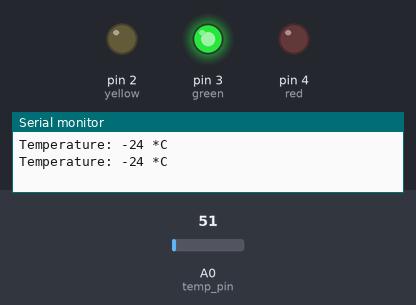
This sketch was run on a simulated Arduino Uno, built with avr-gcc and run on an emulated ATmega328P. On the bench: output pins drawn as LEDs (lit = HIGH), the last lines printed to the serial monitor. Inputs (shaded band) come from the test bench; at power-on: A0 (temp_pin) = 51.

Above: at 1.8 s.
1.9 s: A0 (temp_pin) set to 91
3.4 s: A0 (temp_pin) set to 100
At 5.0 s:
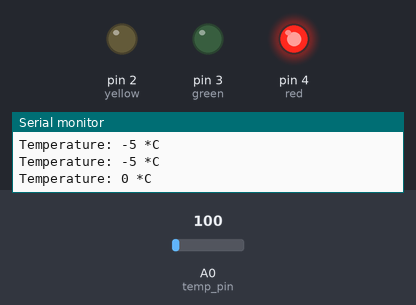
5.5 s: A0 (temp_pin) set to 112
At 6.5 s:
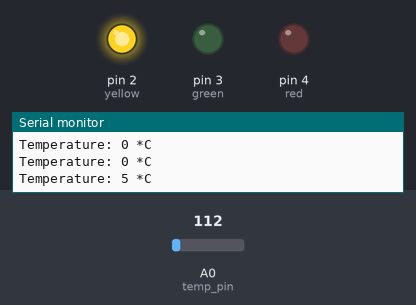
7.5 s: A0 (temp_pin) set to 86
At 9.2 s:
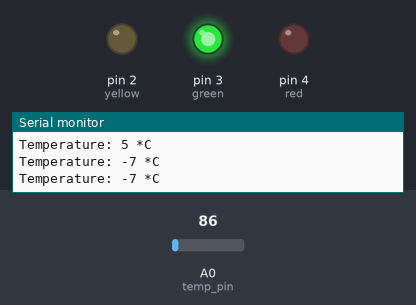
9.5 s: A0 (temp_pin) set to 163
At 10.8 s:
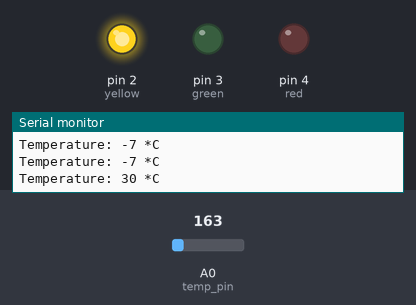
Timing chart, 0 to 12.5 s (numbered marks = the images above; inputs shaded):
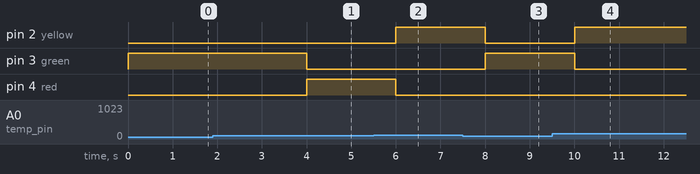

Measured:
- the behaviour switches between 99 and 100 on A0 (temp_pin) (found by bisection; images 0 and 1)
- after the input at 3.4 s, pin 3 (green): HIGH → LOW after 0.60 s; pin 4 (red): LOW → HIGH after 0.60 s
- after the input at 5.5 s, pin 2 (yellow): LOW → HIGH after 0.50 s; pin 4 (red): HIGH → LOW after 0.50 s
- after the input at 7.5 s, pin 2 (yellow): HIGH → LOW after 0.50 s; pin 3 (green): LOW → HIGH after 0.50 s
- after the input at 9.5 s, pin 2 (yellow): LOW → HIGH after 0.50 s; pin 3 (green): HIGH → LOW after 0.50 s

The sketch:

temparature-crash.ino
```cpp
const int temp_pin = A0;
int temp_value=0;
const int red = 4, yellow = 2, green = 3;

void setup() {
    pinMode(red,OUTPUT);
    pinMode(yellow,OUTPUT);
    pinMode(green,OUTPUT);
    Serial.begin(9600);
}

void loop() {
    temp_value = analogRead(temp_pin);
    float mv = (5000/1023.0) * temp_value;
    int cel=(mv - 495)/10;
    Serial.print("Temperature: ");
    Serial.print(cel);
    Serial.println(" *C");

    if(cel < 0) {
        digitalWrite(red, LOW);
        digitalWrite(yellow, LOW);
        digitalWrite(green, HIGH);
    } else if(cel < 50 && cel > 0) {
        digitalWrite(red, LOW);
        digitalWrite(yellow, HIGH);
        digitalWrite(green, LOW);
    } else {
        digitalWrite(red, HIGH);
        digitalWrite(yellow, LOW);
        digitalWrite(green, LOW);
    }
    delay(1000);
}
```
